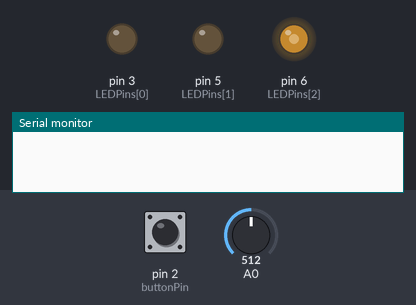
Recording of a sketch running on a simulated Arduino Uno, built with avr-gcc and run on an emulated ATmega328P. Parts: output pins drawn as LEDs (lit = HIGH), the last lines printed to the serial monitor. Dashed ring = blinking. Inputs (shaded band) come from the test bench; at power-on: A0 = 512, pin 2 (buttonPin) LOW.

Above: at 1.3 s.
1.4 s: A0 set to 716
4.9 s: A0 set to 900
9.0 s: pin 2 (buttonPin) pulled HIGH for 0.45 s
At 10.8 s:
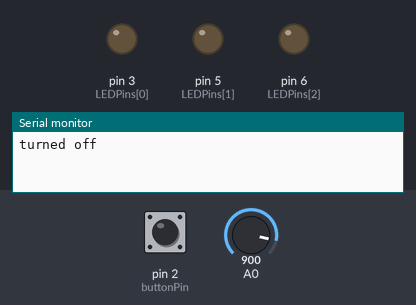
10.9 s: pin 2 (buttonPin) pulled HIGH for 1 s
At 11.8 s:
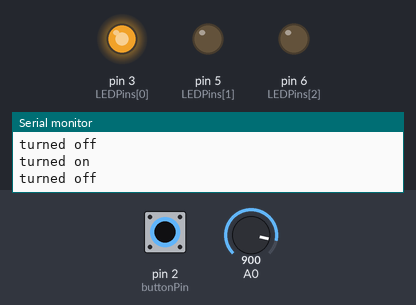
13.4 s: pin 2 (buttonPin) pulled HIGH for 3.2 s
At 14.8 s:
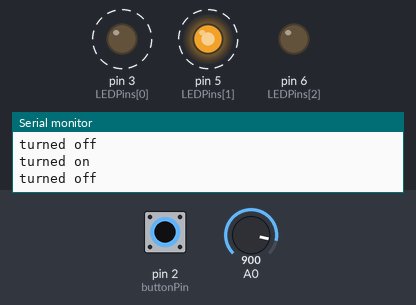
Timing chart, 0 to 18.9 s (numbered marks = the images above; inputs shaded):
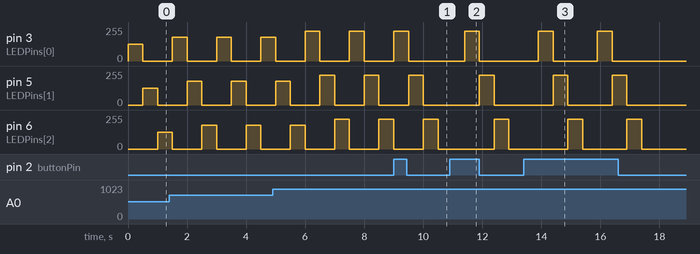

The sketch:

primary.ino
```cpp
int LEDPins[] = {3,5,6};
const int adc = 0; //naming pin 0 of analog input side as ‘adc’
int readValue = 0;
int ledValue = 0;
int buttonPin = 2;
int buttonState = 0;
volatile bool on = true;

void setup() {
  Serial.begin(9600);
  pinMode(buttonPin, INPUT);
  for (int i = 0; i < 3; i++){
    pinMode(LEDPins[i],OUTPUT) ; //setting pin 2 as output
  }
}

void loop() {
  buttonState = digitalRead(buttonPin);
  if (buttonState == HIGH && on == false) {
    Serial.print("turned on\n");
    buttonState == LOW;
    on = true;
    delay(500);
  }
  if (on == true){
    readValue = analogRead(A0) ; //reading analog voltage and storing it in an integer
    ledValue = map(readValue, 0, 1023, 0, 255);
    for (int j = 0; j < 3; j++){
      buttonState = digitalRead(buttonPin);
      if (buttonState == HIGH && on == true) {
        Serial.print("turned off\n");
        on = false;
      }
      analogWrite(LEDPins[j],ledValue);
      delay(500);
      digitalWrite(LEDPins[j],LOW);
    }
  }
}
```

Measured:
- after the input at 9.0 s, pin 3 (LEDPins[0]): goes on until 9.5 s, then stays 0/255
- after the input at 10.9 s, pin 3 (LEDPins[0]): 0/255 → 224/255 after 0.50 s, → 0/255 0.50 s later; pin 5 (LEDPins[1]): 0/255 → 224/255 after 1.0 s, → 0/255 0.50 s later; pin 6 (LEDPins[2]): 0/255 → 224/255 after 1.5 s, → 0/255 0.50 s later
- after the input at 13.4 s, pin 3 (LEDPins[0]): alternates 224/255 for 0.50 s and 0/255 for 1.5 s, 4 changes in all, then stays 0/255, starting after 0.50 s; pin 5 (LEDPins[1]): alternates 224/255 for 0.50 s and 0/255 for 1.5 s, starting after 1.0 s; pin 6 (LEDPins[2]): alternates 224/255 for 0.50 s and 0/255 for 1.5 s, starting after 1.5 s
- by itself, pin 3 (LEDPins[0]): alternates 224/255 for 0.50 s and 0/255 for 1.0 s
- by itself, pin 5 (LEDPins[1]): repeats every 1.5 s: 0/255 1.0 s, 224/255 0.50 s
